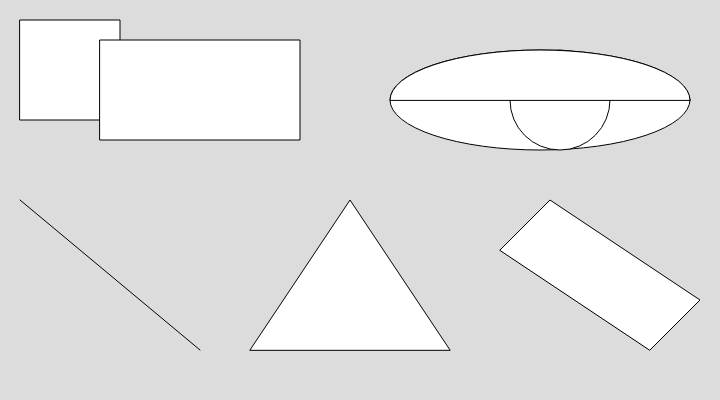
Frame 1 (no input)
Frame 60 (no input): identical to frame 1, image omitted
Frame 120 (the mouse pressed at the canvas centre since frame 60): identical to frame 1, image omitted

The p5.js sketch that drew this single still picture (run headless with seeded random() and noise() and a simulated clock; from frame 60 on, the mouse is pressed at the canvas centre):

// p5.js sketch
// ── sketch.js
function setup() {
  createCanvas(windowWidth, windowHeight);
  textOutput();

  createCanvas(720, 400);

  // Use degrees as units for angles
  // The arc() function uses angles
  angleMode(DEGREES);

  // Draw a light gray background
  background(220);

  // Draw square
  // x, y, size
  square(20, 20, 100);

  // Draw rectangle on top of square
  // This appears in front of the square because the function is called
  // after (further down)
  // Switching the order of square and rect will make the square appear on
  // top of the rectangle
  // x, y, width, height
  rect(100, 40, 200, 100);

  // Draw eye shape with ellipse, circle, and arc

  // Draw ellipse as outer eye shape
  // x, y, width, height
  ellipse(540, 100, 300, 100);

  // Draw circle as pupil
  // x, y, diameter
  circle(560, 100, 100);

  // Draw arc (compare to ellipse()) as eyelid
  // x, y, width, heght, start angle, stop angle, mode
  arc(540, 100, 300, 100, 180, 360, CHORD);

  // Draw line
  // x1, y1, x2, y2
  line(20, 200, 200, 350);

  // Draw triangle
  // x1, y1, x2, y2, x3, y3
  triangle(250, 350, 350, 200, 450, 350);

  // Draw quadrilateral
  // x1, y1, x2, y2, x3, y3, x4, y4
  quad(500, 250, 550, 200, 700, 300, 650, 350);
}

function draw() {
}
